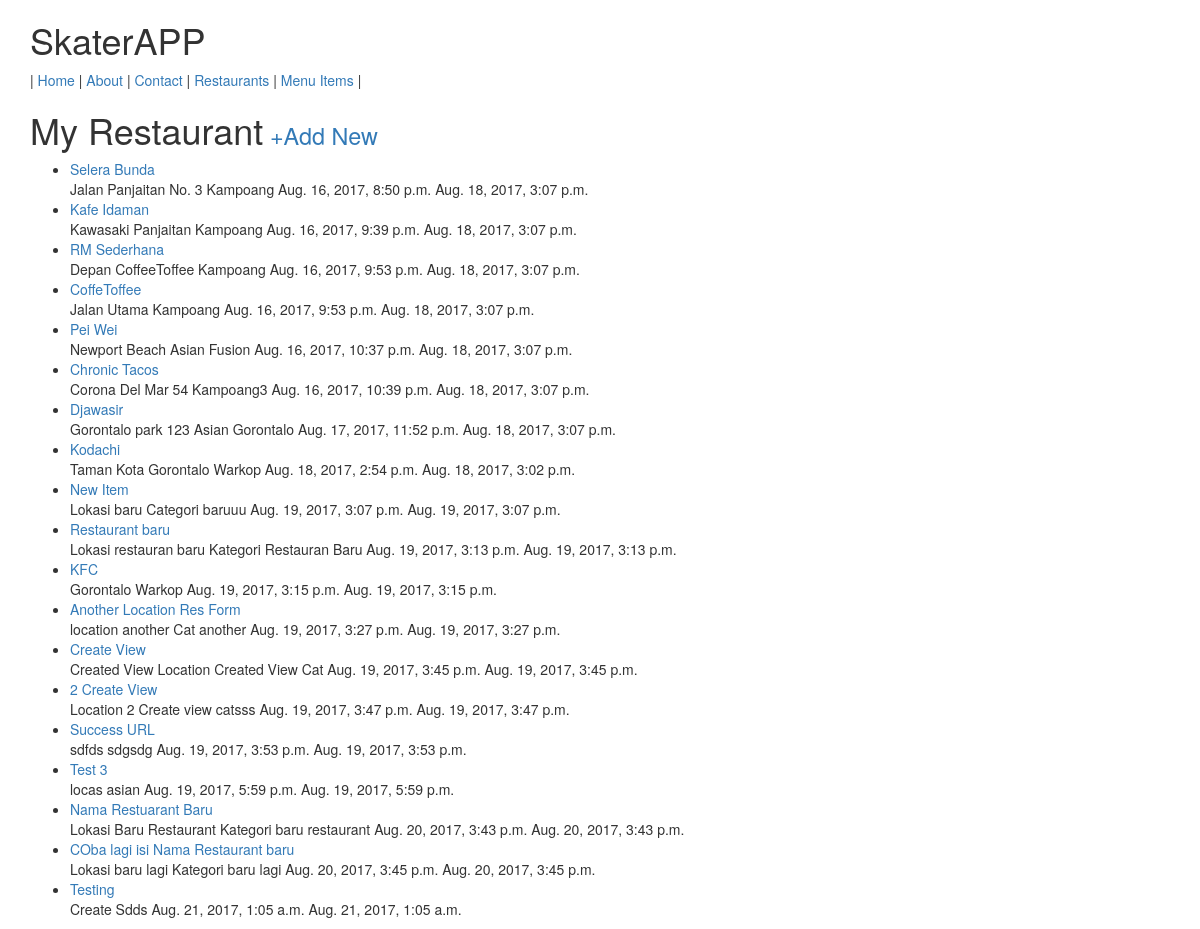
The page /restaurants/ (signed in) on the database its author committed.
### restaurants/models.py (models this page shows, shortened)
class RestaurantLocation(models.Model) :
    owner           = models.ForeignKey(User)  # django models unleashed joincfe
    name            = models.CharField(max_length = 120)
    location        = models.CharField(max_length = 120, null = True, blank = True)
    category        = models.CharField(max_length = 120, null = True, blank = True, validators=[validate_category])
    timestamp       = models.DateTimeField(auto_now_add = True)
    updated         = models.DateTimeField(auto_now=True)
    slug            = models.SlugField(unique=True, null=True, blank=True)
    objects = RestaurantLocationManager() # add Model.objects.all()
    def get_absolute_url(self):
        return reverse('restaurants:detail', kwargs={'slug': self.slug})

### restaurants/views.py (the view)
class RestaurantListView(LoginRequiredMixin, ListView) :
    def get_queryset(self):
        return RestaurantLocation.objects.filter(owner=self.request.user)

### restaurants/models.py (called while the page is built)
    def get_queryset(self):
        return RestaurantLocationQuerySet(self.model, using=self._db)

### restaurants/templates/restaurants/restaurantlocation_list.html (shortened to what this page needs)
{% extends 'base.html' %}
{%  block content %}
    <h1>My Restaurant<small><a href="{% url 'restaurants:create' %}"> +Add New</a> </small></h1>
    <ul>
        {% for obj in object_list %}
            <li><a href="{{ obj.get_absolute_url }}">{{ obj.name }}</a><br/>
            {{ obj.location }} {{ obj.category }} {{ obj.timestamp }}  {{ obj.updated }}
            </li>
            {% empty %}
                <li><a href="{% url 'restaurants:create' %}" >Add One</a></li>
        {% endfor %}
    </ul>
{% endblock content %}

### rows shown on the page
RestaurantLocation: name "Selera Bunda", location "Jalan Panjaitan No. 3", category "Kampoang", timestamp "Aug. 16, 2017, 8:50 p.m.", updated "Aug. 18, 2017, 3:07 p.m."
RestaurantLocation: name "Kafe Idaman", location "Kawasaki Panjaitan", category "Kampoang", timestamp "Aug. 16, 2017, 9:39 p.m.", updated "Aug. 18, 2017, 3:07 p.m."
RestaurantLocation: name "RM Sederhana", location "Depan CoffeeToffee", category "Kampoang", timestamp "Aug. 16, 2017, 9:53 p.m.", updated "Aug. 18, 2017, 3:07 p.m."
RestaurantLocation: name "CoffeToffee", location "Jalan Utama", category "Kampoang", timestamp "Aug. 16, 2017, 9:53 p.m.", updated "Aug. 18, 2017, 3:07 p.m."
RestaurantLocation: name "Pei Wei", location "Newport Beach", category "Asian Fusion", timestamp "Aug. 16, 2017, 10:37 p.m.", updated "Aug. 18, 2017, 3:07 p.m."
RestaurantLocation: name "Chronic Tacos", location "Corona Del Mar 54", category "Kampoang3", timestamp "Aug. 16, 2017, 10:39 p.m.", updated "Aug. 18, 2017, 3:07 p.m."
RestaurantLocation: name "Djawasir", location "Gorontalo park 123", category "Asian Gorontalo", timestamp "Aug. 17, 2017, 11:52 p.m.", updated "Aug. 18, 2017, 3:07 p.m."
RestaurantLocation: name "Kodachi", location "Taman Kota Gorontalo", category "Warkop", timestamp "Aug. 18, 2017, 2:54 p.m.", updated "Aug. 18, 2017, 3:02 p.m."
RestaurantLocation: name "New Item", location "Lokasi baru", category "Categori baruuu", timestamp "Aug. 19, 2017, 3:07 p.m.", updated "Aug. 19, 2017, 3:07 p.m."
RestaurantLocation: name "Restaurant baru", location "Lokasi restauran baru", category "Kategori Restauran Baru", timestamp "Aug. 19, 2017, 3:13 p.m.", updated "Aug. 19, 2017, 3:13 p.m."
RestaurantLocation: name "KFC", location "Gorontalo", category "Warkop", timestamp "Aug. 19, 2017, 3:15 p.m.", updated "Aug. 19, 2017, 3:15 p.m."
RestaurantLocation: name "Another Location Res Form", location "location another", category "Cat another", timestamp "Aug. 19, 2017, 3:27 p.m.", updated "Aug. 19, 2017, 3:27 p.m."
RestaurantLocation: name "Create View", location "Created View Location", category "Created View Cat", timestamp "Aug. 19, 2017, 3:45 p.m.", updated "Aug. 19, 2017, 3:45 p.m."
RestaurantLocation: name "2 Create View", location "Location 2 Create view", category "catsss", timestamp "Aug. 19, 2017, 3:47 p.m.", updated "Aug. 19, 2017, 3:47 p.m."
RestaurantLocation: name "Success URL", location "sdfds", category "sdgsdg", timestamp "Aug. 19, 2017, 3:53 p.m.", updated "Aug. 19, 2017, 3:53 p.m."
RestaurantLocation: name "Test 3", location "locas", category "asian", timestamp "Aug. 19, 2017, 5:59 p.m.", updated "Aug. 19, 2017, 5:59 p.m."
RestaurantLocation: name "Nama Restuarant Baru", location "Lokasi Baru Restaurant", category "Kategori baru restaurant", timestamp "Aug. 20, 2017, 3:43 p.m.", updated "Aug. 20, 2017, 3:43 p.m."
RestaurantLocation: name "COba lagi isi Nama Restaurant baru", location "Lokasi baru lagi", category "Kategori baru lagi", timestamp "Aug. 20, 2017, 3:45 p.m.", updated "Aug. 20, 2017, 3:45 p.m."
RestaurantLocation: name "Testing", location "Create", category "Sdds", timestamp "Aug. 21, 2017, 1:05 a.m.", updated "Aug. 21, 2017, 1:05 a.m."
